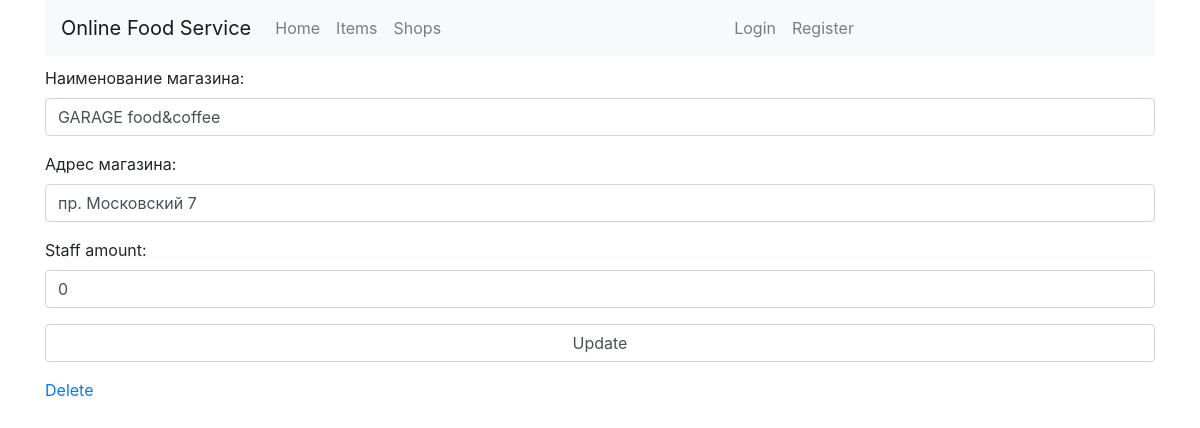
/shop_update/4/, run on the app's committed database.
### shop/models.py (models this page shows, shortened)
class Shop(models.Model):
    name = models.CharField(
        max_length=128,
        verbose_name='Наименование магазина'
    )
    address = models.CharField(
        max_length=256,
        verbose_name='Адрес магазина'
    )
    staff_amount = models.PositiveIntegerField(
        validators=[MinValueValidator(1)]
    )
    class Meta:
        verbose_name = 'Магазин'
        verbose_name_plural = "Магазины"
        ordering = (
            'name',
        )

### shop/views.py (the view)
# urls.py: path('shop_update/<int:pk>/', ShopUpdate.as_view(), name='shop_update'),
class ShopUpdate(UpdateView):
    template_name = 'shop/shop/shop_create.html'
    model = Shop
    form_class = ShopForm

### shop/forms.py
class ShopForm(forms.ModelForm):
    class Meta:
        model = Shop
        fields = '__all__'

### cart/context_processors.py (called while the page is built)
def cart(request):
    return {'cart': Cart(request)}

### shop/templates/shop/shop/shop_create.html (shortened to what this page needs)
{% extends 'shop/base.html' %}
{% block body %}
    <div class="col-lg-12" style="padding-top: 10px">
        <form id="shop_form" method="post"
              enctype="multipart/form-data">
            {{ form.as_p }}
            <p>
                <button type="submit">
                    {% if form.instance.id %}
                        Update
                    {% else %}
                        Save
                    {% endif %}
                </button>
            </p>
        </form>
        {% if form.instance.id %}
            <a href="{% url 'shop:shop_delete' form.instance.id %}">
                Delete
            </a>
        {% endif %}
    </div>
{% endblock %}

### data on the page
Shop: name "GARAGE food&coffee", address "пр. Московский 7", staff_amount "0"
